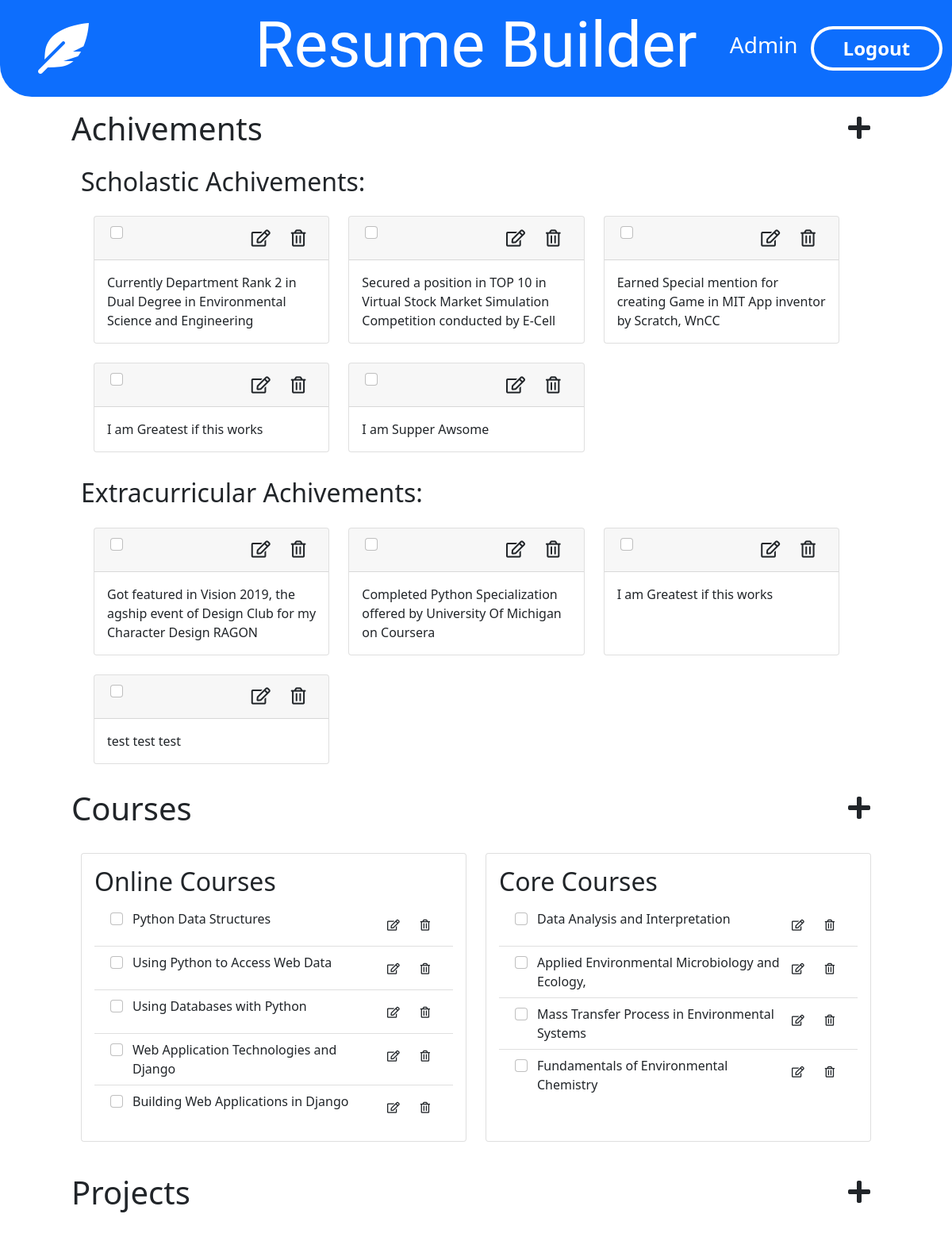
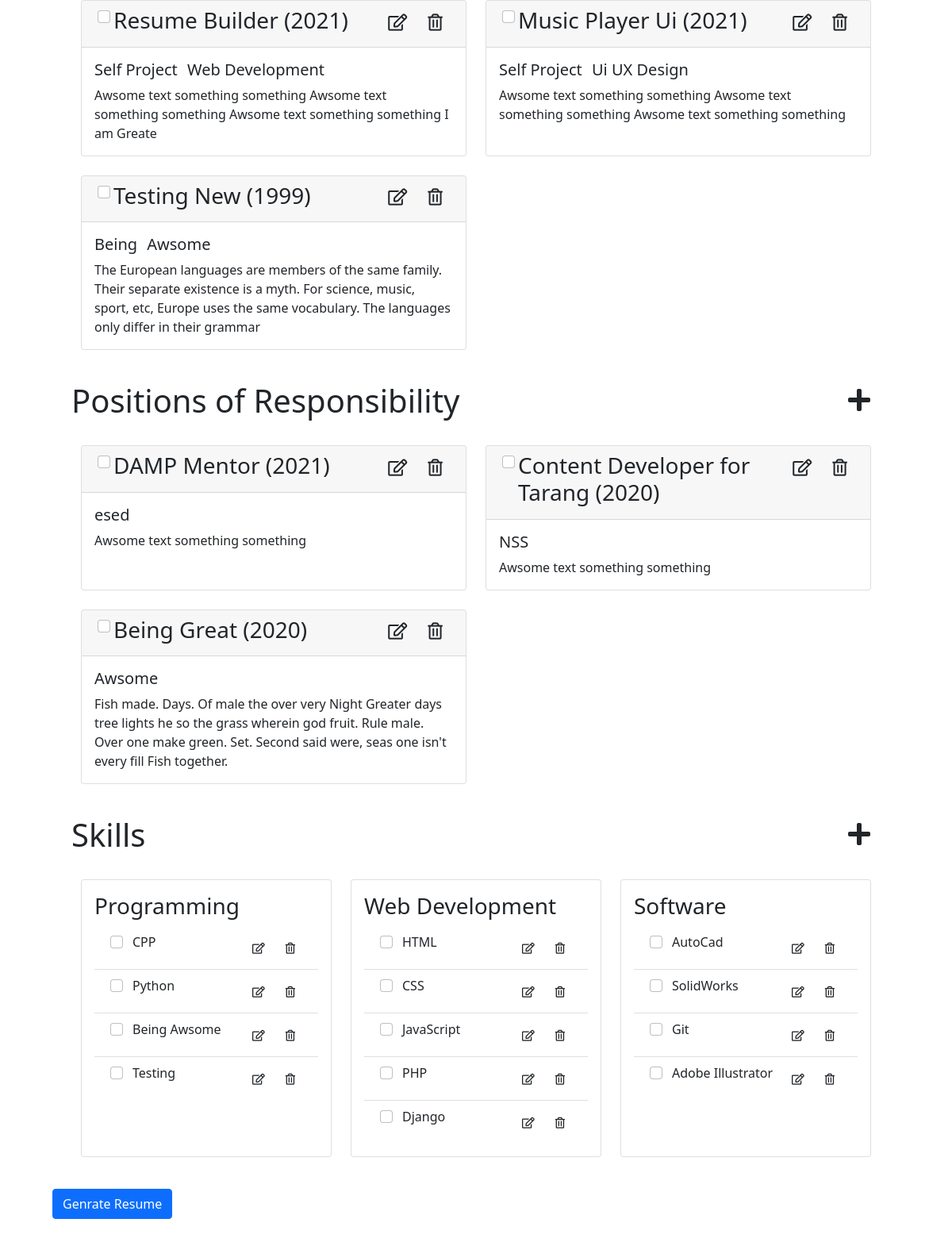
Page /ResBuild/ (signed in) on the committed database (2 pictures, top to bottom).
### ResBuild/models.py (models this page shows, shortened)
class Achivements(models.Model):
    AchivementName=models.CharField(
         max_length=200,
        help_text='Enter Achivement',
        validators=[MinLengthValidator(2, "Make must be greater than 1 character")]
    )
    AchivementPeriod=models.CharField(
         max_length=200,
        help_text='Enter Achivement Time Period',
        validators=[MinLengthValidator(2, "Make must be greater than 1 character")]
    )
    AchiveType=models.ForeignKey('AchivementTypes', on_delete=models.CASCADE, null=False)

class CourseTypes(models.Model):
    CourseType=models.CharField(
         max_length=200,
        help_text='Enter Course Type',
        validators=[MinLengthValidator(2, "Make must be greater than 1 character")]
    )

class Courses(models.Model):
    CourseName=models.CharField(
         max_length=200,
        help_text='Enter Course Name',
        validators=[MinLengthValidator(2, "Make must be greater than 1 character")]
    )
    CourseType=models.ForeignKey('CourseTypes', on_delete=models.CASCADE, null=False)

class Projects(models.Model):
    ProjectName=models.CharField(
         max_length=200,
        help_text='Enter Prject Name',
        validators=[MinLengthValidator(2, "Make must be greater than 1 character")]
    )
    Tag1=models.CharField(
         max_length=200,
        help_text='Enter Tag 1',
        validators=[MinLengthValidator(2, "Make must be greater than 1 character")]
    )
    Tag2=models.CharField(
         max_length=200,
        help_text='Enter Tag 2',
        validators=[MinLengthValidator(2, "Make must be greater than 1 character")]
    )
    ProjectPeriod=models.CharField(
         max_length=200,
        help_text='Enter Project Time Period',
        validators=[MinLengthValidator(2, "Make must be greater than 1 character")]
    )
    ProjectDesc=models.CharField(
         max_length=200,
        help_text='Enter Project Description',
        validators=[MinLengthValidator(2, "Make must be greater than 1 character")]
    )

class PORs(models.Model):
    PorName=models.CharField(
         max_length=200,
        help_text='Enter POR Name',
        validators=[MinLengthValidator(2, "Make must be greater than 1 character")]
    )
    Tag1=models.CharField(
         max_length=200,
        help_text='Enter Tag 1',
        validators=[MinLengthValidator(2, "Make must be greater than 1 character")]
    )
    PorPeriod=models.CharField(
         max_length=200,
        help_text='Enter Project Time Period',
        validators=[MinLengthValidator(2, "Make must be greater than 1 character")]
    )
    PorDesc=models.CharField(
         max_length=200,
        help_text='Enter POR Description',
        validators=[MinLengthValidator(2, "Make must be greater than 1 character")]
    )

class SkillTypes(models.Model):
    SkillType=models.CharField(
         max_length=200,
        help_text='Enter Course Type',
        validators=[MinLengthValidator(2, "Make must be greater than 1 character")]
    )

class Skills(models.Model):
    SkillName=models.CharField(
         max_length=200,
        help_text='Enter Course Name',
        validators=[MinLengthValidator(2, "Make must be greater than 1 character")]
    )
    SkillType=models.ForeignKey('SkillTypes', on_delete=models.CASCADE, null=False)

### ResBuild/views.py (the view, shortened to what this page needs)
# urls.py: path('',views.IndexView.as_view(),name='Index'),
class IndexView(View):
    def get(self,request):
        achievementids= request.session.get('achievementids',False)
        if (achievementids) : del(request.session['achievementids'])
        courseids= request.session.get('courseids',False)
        if (courseids) : del(request.session['courseids'])
        projectids= request.session.get('projectids',False)
        if (projectids) : del(request.session['projectids'])
        porids= request.session.get('porids',False)
        if (porids) : del(request.session['porids'])
        skillids= request.session.get('skillids',False)
        if (skillids) : del(request.session['skillids'])
        achievements = Achivements.objects.all();
        skilltypes=SkillTypes.objects.all();
        skills=Skills.objects.all();
        coursetypes=CourseTypes.objects.all();
        courses=Courses.objects.all();
        projects=Projects.objects.all();
        pors=PORs.objects.all();
        ctx={
            'achievements':achievements,
            'skilltypes':skilltypes,
            'skills':skills,
            'coursetypes':coursetypes,
            'courses':courses,
            'projects':projects,
            'pors':pors
        }
        return render(request,'ResBuild/HomePage.html',ctx)

### ResBuild/templates/ResBuild/HomePage.html (shortened to what this page needs)
{% extends "base_bootstrap.html" %}
{% block header%}
    <div class=""> {% include 'ResBuild/header.html' %} </div>
{% endblock%}
{% block content %}
<div class='container mb-4'>
    <div class="container">
        <form action="" method="post">
            {% include 'ResBuild/achievements.html' %}
            {% include 'ResBuild/courses.html'%}
            {% include 'ResBuild/projects.html' %}
            {% include 'ResBuild/pors.html' %}
            {% include 'ResBuild/skills.html' %}
            <input type="submit" name="submit" value="Genrate Resume" class="btn btn-primary"/>
        </form>
    </div>
</div>
{% endblock %}

### ResBuild/templates/ResBuild/header.html (shortened to what this page needs)
<div id="headwrap" class="bg-primary d-flex justify-content-between">
    <div class="col-3  fs-2 text-white d-flex align-items-center justify-content-start px-5"><i class="fas fa-feather-alt fa-2x"></i></div>
    <div class="col-6 d-flex align-items-center justify-content-center p-2"><h1 id="header" class="text-center display-1 text-white flex-fill">  Resume Builder </h1></div>
    <div class="col-3  d-flex justify-content-center fs-2 text-white p-2 align-items-center">
        {% if user.is_authenticated %}
        <div class="d-flex align-items-center justify-content-center px-2 mx-1"><h2 class="fs-3">{{ user.username }} </h2></div>
        <div class="rounded-pill border border-4 border-white d-flex align-items-center justify-content-center p-4 mx-1 h-50"><a href="{% url 'logout' %}" class="btn text-white fw-bold fs-4" >Logout</a></div>
        {% endif %}
    </div>
</div>

### ResBuild/templates/ResBuild/achievements.html
<div class="container my-3">
<div class="container d-flex justify-content-between">
<h1 class="align-middle flex-fill">Achivements</h1>
<a class="btn" href="{% url 'resForms:AchievementMake' %}"><i class="fa fa-plus fa-2x"></i></a>
</div>
<div class="container ">
{% if achievements %}
    <div class="container my-3">
    <h2> Scholastic Achivements:</h2>
    <div class="p-3 row row-cols-1 row-cols-md-2 row-cols-lg-3 g-4 container">
    {% for achievement in achievements %}
    {% if achievement.AchiveType.pk == 1%}
            <div class="col">
            <div class="card h-100">
            <div class="card-header d-flex justify-content-between">
                <span class="flex-fill d-flex ">
                    <input class="form-check-input m-1" type='checkbox' name='achievementIDs' value='{{achievement.id}}'>
                </span>
                <span class="flex-fill d-flex justify-content-end">
                    <a class="btn" href="{% url 'resForms:AchievementUpdate' achievement.id %}"><i class="far fa-edit fa-lg"></i></a>
                    <a class="btn" href="{% url 'resForms:AchievementDelete' achievement.id %}"><i class="far fa-trash-alt fa-lg"></i></a>
                </span>
            </div>
                <div class="card-body">
                    <p class="card-text">
                    {{achievement.AchivementName}}
                    </p>
                </div>
            </div>
            </div>
     {%endif%}
    {% endfor %}
    </div>
    </div>
    <div class="container my-3">
    <h2> Extracurricular Achivements:</h2>
    <div class=" p-3 row row-cols-1 row-cols-md-2 row-cols-lg-3 g-4 container">
    {% for achievement in achievements %}
    {% if achievement.AchiveType.pk == 2%}
            <div class="col">
            <div class="card h-100">
            <div class="card-header d-flex justify-content-between">
                <span class="flex-fill d-flex ">
                    <input class="form-check-input m-1" type='checkbox' name='achievementIDs' value='{{achievement.id}}'>
                </span>
                <span class="flex-fill d-flex justify-content-end">
                    <a class="btn" href="{% url 'resForms:AchievementUpdate' achievement.id %}"><i class="far fa-edit fa-lg"></i></a>
                    <a class="btn" href="{% url 'resForms:AchievementDelete' achievement.id %}"><i class="far fa-trash-alt fa-lg"></i></a>
                </span>
            </div>
                <div class="card-body">
                    <p class="card-text">
                    {{achievement.AchivementName}}
                    </p>
                </div>
            </div>
            </div>
    {%endif%}
    {% endfor %}
    </div>
    </div>
{% else %}
    <p>No Achivements are available.</p>
{% endif %}
</div>
</div>

### ResBuild/templates/ResBuild/courses.html
<div class="container my-3">
<div class="container d-flex justify-content-between">
<h1 class="align-middle flex-fill">Courses </h1>
<a class="btn" href="{% url 'resForms:CourseMake' %}"><i class="fa fa-plus fa-2x"></i></a>
</div>
{% if courses %}
<div class="container p-4">
    <div class="row row-cols-1 row-cols-md-2 g-4">
        {% for type in coursetypes %}
        <div class="col">
        <div class="card h-100">
        <div class="card-body">
            <h2 class="">{{type.CourseType}}</h2>
            <ul class="list-group list-group-flush ">
                {% for course in courses %}
                {% if course.CourseType.pk == type.pk %}
                    <li class="list-group-item d-flex justify-content-between align-items-start">
                        <span class="d-flex ">
                            <input class="form-check-input m-1" type='checkbox' name='courseIDs' value='{{course.id}}'>
                        </span>
                        <div class="ms-2 me-auto flex-fill">
                            {{course.CourseName}}
                        </div>
                        <span class=" flex-fill d-flex justify-content-end">
                            <a class="btn" href="{% url 'resForms:CourseUpdate' course.id %}"><i class="far fa-edit fa-sm"></i></a>
                            <a class="btn" href="{% url 'resForms:CourseDelete' course.id %}"><i class="far fa-trash-alt fa-sm"></i></a>
                        </span>
                    </li>
                {% endif %}
                {% endfor %}
            </ul>
        </div>
        </div>
        </div>
        {% endfor %}
    </div>
</div>
{% endif %}
</div>

### ResBuild/templates/ResBuild/projects.html
<div class="container my-3">
{% if projects %}
<div class="container d-flex justify-content-between">
    <h1 class="align-middle flex-fill"> Projects </h1>
    <a class="btn" href="{% url 'resForms:ProjectMake' %}"><i class="fa fa-plus fa-2x"></i></a>
</div>
    <div class="container p-4">
    <div class="row row-cols-1 row-cols-md-2 g-4">
    {% for project in projects %}
            <div class="col">
            <div class="card h-100">
            <div class="card-header d-flex justify-content-between">
                 <span class="d-flex">
                    <input class="form-check-input m-1" type='checkbox' name='projectIDs' value='{{project.id}}'>
                 </span>
                <h3 class="card-tittle flex-fill">{{project.ProjectName}} ({{project.ProjectPeriod}})</h3>
                <span class="flex-fill d-flex justify-content-end">
                    <a class="btn" href="{% url 'resForms:ProjectUpdate' project.id %}"><i class="far fa-edit fa-lg"></i></a>
                    <a class="btn" href="{% url 'resForms:ProjectDelete' project.id %}"><i class="far fa-trash-alt fa-lg"></i></a>
                </span>
            </div>
                <div class="card-body">
                    <div class="list-inline">
                        <h5 class="list-inline-item">{{project.Tag1}}</h5>
                        <h5 class="list-inline-item">{{project.Tag2}}</h5>
                    </div>
                    <p class="card-text">
                    {{project.ProjectDesc}}
                    </p>
                </div>
            </div>
            </div>
    {% endfor %}
    </div>
    </div>
{% endif %}
</div>

### ResBuild/templates/ResBuild/pors.html
<div class="container my-3">
{% if pors %}
<div class="container d-flex justify-content-between">
    <h1 class="align-middle flex-fill"> Positions  of Responsibility </h1>
    <a class="btn" href="{% url 'resForms:PorMake' %}"><i class="fa fa-plus fa-2x"></i></a>
</div>
    <div class="container p-4">
    <div class="row row-cols-1 row-cols-md-2 g-4">
    {% for por in pors %}
            <div class="col">
            <div class="card h-100">
            <div class="card-header d-flex justify-content-between ">
                <span class="d-flex ">
                    <input class="form-check-input m-1" type='checkbox' name='porIDs' value='{{por.id}}'>
                 </span>
                <h3 class="card-tittle flex-fill">{{por.PorName}} ({{por.PorPeriod}})</h3>
                <span class="flex-fill d-flex justify-content-end">
                    <a class="btn" href="{% url 'resForms:PorUpdate' por.id %}"><i class="far fa-edit fa-lg"></i></a>
                    <a class="btn" href="{% url 'resForms:PorDelete' por.id %}"><i class="far fa-trash-alt fa-lg"></i></a>
                </span>
            </div>
                <div class="card-body">
                    <div class="row">
                    <div class="list-inline">
                    <h5 class="list-inline-item">{{por.Tag1}}</h5>
                    </div>
                    </div>
                    <p class="card-text">
                    {{por.PorDesc}}
                    </p>
                </div>
            </div>
            </div>
    {% endfor %}
    </div>
    </div>
{% endif %}
</div>

### ResBuild/templates/ResBuild/skills.html
<div class="container my-3">
<div class="container d-flex justify-content-between">
    <h1 class="align-middle flex-fill">Skills </h1>
    <a class="btn" href="{% url 'resForms:SkillMake' %}"><i class="fa fa-plus fa-2x"></i></a>
</div>
{% if skills %}
<div class="container p-4">
    <div class="row row-cols-1 row-cols-md-3 g-4">
    {% for type in skilltypes %}
        <div class="col">
        <div class="card h-100">
        <div class="card-body">
            <h3>{{type.SkillType}}</h3>
            <ul class="list-group list-group-flush ">
                {% for skill in skills %}
                {% if skill.SkillType.pk == type.pk %}
                        <li class="list-group-item d-flex justify-content-between align-items-start">
                             <span class="d-flex ">
                                <input class="form-check-input m-1" type='checkbox' name='skillIDs' value='{{skill.id}}'>
                            </span>
                            <div class="ms-2 me-auto flex-fill">
                                {{skill.SkillName}}
                            </div>
                            <span class="flex-fill d-flex justify-content-end">
                            <a class="btn" href="{% url 'resForms:SkillUpdate' skill.id %}"><i class="far fa-edit fa-sm"></i></a>
                            <a class="btn" href="{% url 'resForms:SkillDelete' skill.id %}"><i class="far fa-trash-alt fa-sm"></i></a>
                            </span>
                        </li>
                {% endif %}
                {% endfor %}
            </ul>
        </div>
        </div>
        </div>
        {% endfor %}
    </div>
</div>
{% endif %}
</div>

### ResBuild/templates/ResBuild/HomePage.html (style rules this page uses)
#header { font-family: 'Festive', cursive; }
#headwrap { border-radius: 0 0 2.5rem 2.5rem; }

### rows in the picture
Achivements: AchivementName "Currently Department Rank 2 in Dual Degree in Environmental Science and Engineering"
Achivements: AchivementName "Secured a position in TOP 10 in Virtual Stock Market Simulation Competition conducted by E-Cell"
Achivements: AchivementName "Earned Special mention for creating Game in MIT App inventor by Scratch, WnCC"
Achivements: AchivementName "I am Greatest if this works"
Achivements: AchivementName "I am Supper Awsome"
Achivements: AchivementName "Got featured in Vision 2019, the agship event of Design Club for my Character Design RAGON"
Achivements: AchivementName "Completed Python Specialization offered by University Of Michigan on Coursera"
Achivements: AchivementName "I am Greatest if this works"
Achivements: AchivementName "test test test"
CourseTypes: CourseType "Online Courses"
Courses: CourseName "Python Data Structures"
Courses: CourseName "Using Python to Access Web Data"
Courses: CourseName "Using Databases with Python"
Courses: CourseName "Web Application Technologies and Django"
Courses: CourseName "Building Web Applications in Django"
CourseTypes: CourseType "Core Courses"
Courses: CourseName "Data Analysis and Interpretation"
Courses: CourseName "Applied Environmental Microbiology and Ecology,"
Courses: CourseName "Mass Transfer Process in Environmental Systems"
Courses: CourseName "Fundamentals of Environmental Chemistry"
Projects: ProjectName "Resume Builder", ProjectPeriod "2021", Tag1 "Self Project", Tag2 "Web Development", ProjectDesc "Awsome text something something Awsome text something something Awsome text something something I am Greate"
Projects: ProjectName "Music Player Ui", ProjectPeriod "2021", Tag1 "Self Project", Tag2 "Ui UX Design", ProjectDesc "Awsome text something something Awsome text something something Awsome text something something"
Projects: ProjectName "Testing New", ProjectPeriod "1999", Tag1 "Being", Tag2 "Awsome", ProjectDesc "The European languages are members of the same family. Their separate existence is a myth. For science, music, sport, etc, Europe uses the same vocabulary. The languages only differ in their grammar"
PORs: PorName "DAMP Mentor", PorPeriod "2021", Tag1 "esed", PorDesc "Awsome text something something"
PORs: PorName "Content Developer for Tarang", PorPeriod "2020", Tag1 "NSS", PorDesc "Awsome text something something"
PORs: PorName "Being Great", PorPeriod "2020", Tag1 "Awsome", PorDesc "Fish made. Days. Of male the over very Night Greater days tree lights he so the grass wherein god fruit. Rule male. Over one make green. Set. Second said were, seas one isn't every fill Fish together."
SkillTypes: SkillType "Programming"
Skills: SkillName "CPP"
Skills: SkillName "Python"
Skills: SkillName "Being Awsome"
Skills: SkillName "Testing"
SkillTypes: SkillType "Web Development"
Skills: SkillName "HTML"
Skills: SkillName "CSS"
Skills: SkillName "JavaScript"
Skills: SkillName "PHP"
Skills: SkillName "Django"
SkillTypes: SkillType "Software"
Skills: SkillName "AutoCad"
Skills: SkillName "SolidWorks"
Skills: SkillName "Git"
Skills: SkillName "Adobe Illustrator"

### other values in the picture
{{ user.username }} "Admin"
